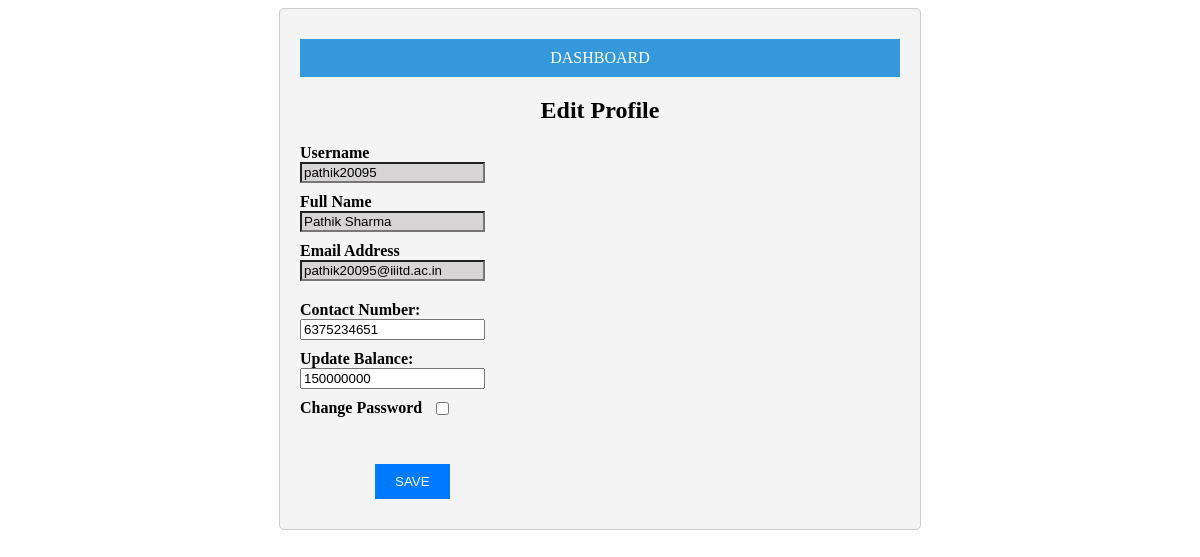
The page /edit_profile (signed in) on the database as committed earlier.
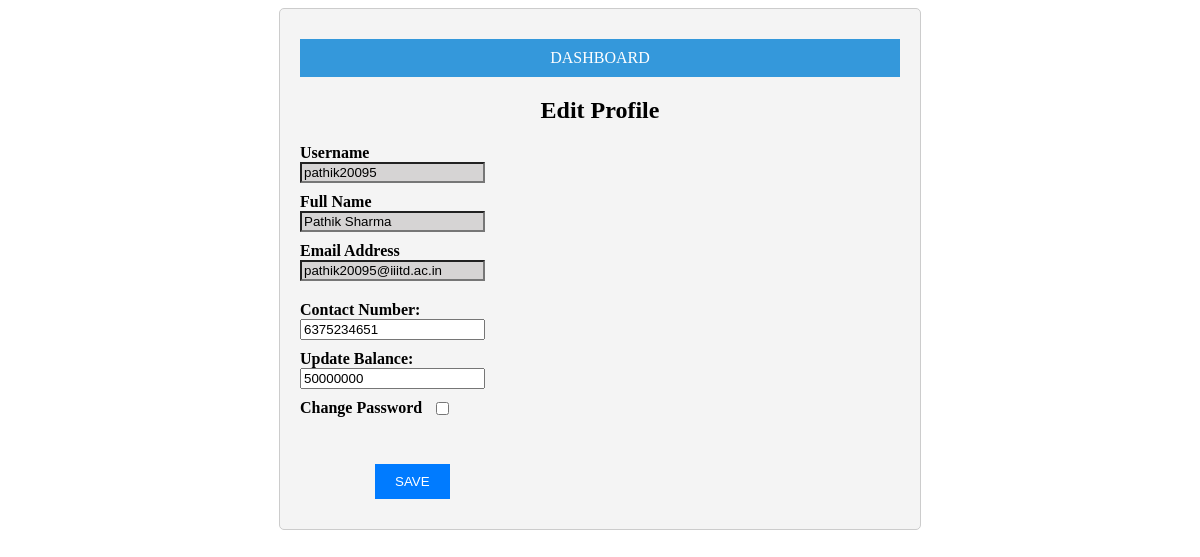
The same page on the database as committed later.
### project_app/models.py (models this page shows, shortened)
class AppUser(models.Model):
    first_name = models.CharField(max_length=30, null= False, blank=False, default = None)
    second_name = models.CharField(max_length=30, default= None)
    username = models.CharField(max_length=30, null= False, blank=False, default = None)
    password = models.CharField(max_length=256, null= False, blank=False, default = None)
    email = models.CharField(max_length=30, null= False, blank=False, default = None)
    contact = models.CharField(max_length=30, null= False, blank=False, default = None)
    public_key = models.CharField(max_length=300, null = True, blank = True, default = None)
    balance = models.DecimalField(decimal_places=0, max_digits=15, null = True, blank = True, default= 0)
    dv = models.BooleanField(null = False, blank = False, default= False)

### project_app/views.py (the view)
# urls.py: path("edit_profile", views.edit_profile, name = "edit_profile_page"),
def edit_profile(request):
    username = request.session.get('username')
    if(request.session.get('email_kyc') is None):
        return redirect('logout_page')
    if(username is None):
        return redirect('login_page')
    if request.method == 'POST':
        try:
            contact = request.POST['contact']
            balance = request.POST['balance']
            password = request.POST['newPassword']
            confirmPassword = request.POST['confirmPassword']
            if(password == ''):
                current_user = AppUser.objects.get(username = username)
                current_user.balance = balance
                current_user.contact = contact
                current_user.save()
                messages.success(request, 'SAVED PROFILE SUCCESSFULLY')
                return redirect('dashboard_page')
            else:
                if password!= confirmPassword:
                    messages.error(request, 'Passwords DID NOT MATCH.')
                    return redirect(edit_profile)
                hash = hashlib.sha256()
                hash.update(password.encode())
                new_password = hash.hexdigest()
                current_user = AppUser.objects.get(username = username)
                current_user.balance = balance
                current_user.contact = contact
                current_user.password = new_password
                current_user.save()
                request.session['username'] = None
                messages.success(request, 'Profile & password have been updated successfully')
                return redirect('login_page')
        except:
            messages.error(request, "Please Try Again Later.")
            return redirect('dashboard_page')
    else:
        current_user = AppUser.objects.get(username = username)
        return render(request, 'edit_profile.html', {
            'username': username,
            'full_name': current_user.first_name + " " + current_user.second_name,
            'email_address': current_user.email,
            'contact_number': current_user.contact,
            'balance': current_user.balance
        })

### project_app/templates/edit_profile.html (shortened to what this page needs)
<!DOCTYPE html>
<html lang="en">
<head>
</head>
<body>
    <div class="container">
        <a class="go-to-dashboard-button" href="/dashboard">DASHBOARD</a>
        <h2 style="text-align: center;">Edit Profile</h2>
        <form action="" method="post">
            <label for="username">Username</label>
            <input type="text" id="username" name="username"  value="{{username}}" style="background-color: #d6d4d4; max-width: 200px;" readonly>
            <label for="full_name">Full Name</label>
            <input type="text" id="full_name" name="full_name" value="{{full_name}}" style="background-color: #d6d4d4; max-width: 200px;" readonly>
            <label for="email">Email Address</label>
            <input type="email" id="email" name="email" value="{{email_address}}" style="background-color: #d6d4d4; max-width: 200px;" readonly>
            <label for="contact" style="margin-top: 20px;">Contact Number:</label>
            <input type="tel" id="contact" name="contact" maxlength="10" minlength="10" value="{{contact_number}}">
            <label for="balance">Update Balance:</label>
            <input type="number" id="balance" name="balance" value="{{balance}}" max="1000000000">
            <label class="toggle-container">
                <span class="toggle-label">Change Password</span>
                <input type="checkbox" id="passwordToggle">
            </label>
            <br></br>
            <button id = 'submitButton' type="submit" style="text-align: center;  margin-top: 10px; margin-left: 75px;">SAVE</button>
        </form>
    </div>
</body>
</html>

Rows that differ between the two databases and show on the page:
changed AppUser "pathik20095@iiitd.ac.in": balance "150000000" → "50000000"
